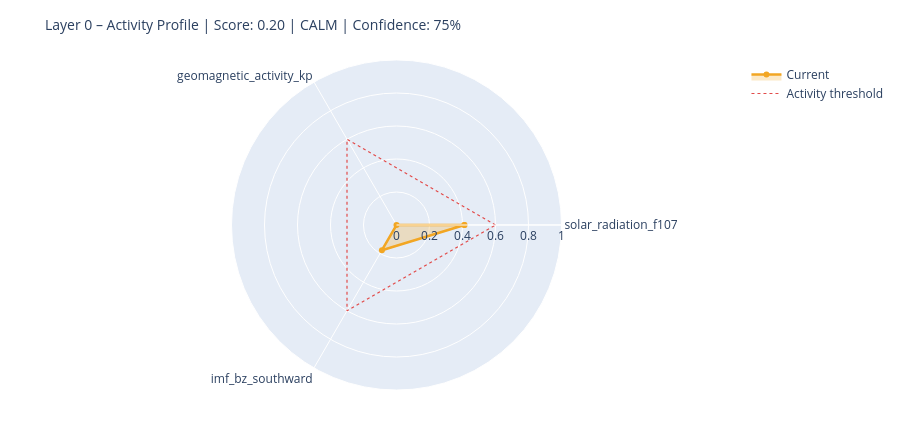

Here is the notebook cell this chart was saved with:
### Markdown cell above
---
## 6. State Assessment & Handoff to Layer 1

### Code cell
# ============================================================
# STEP 1 – Collect raw values with source modes
# Mode: 'primary' | 'fallback_3h' | 'last_valid' | 'missing'
# ============================================================

def safe_last(df, col):
    if df is None or col not in df.columns: return None
    s = df[col].dropna()
    return float(s.iloc[-1]) if not s.empty else None

f107_now = safe_last(df_f107, 'f10.7')
bz_now   = safe_last(df_mag,  'bz_gsm')
kp_now   = safe_last(df_kp,   'kp')
sw_now   = safe_last(df_sw,   'speed')

source_modes = {
    'F10.7':    'primary'  if f107_now is not None else 'missing',
    'Kp':       'primary'  if kp_now   is not None else 'missing',
    'IMF_Bz':   'primary'  if bz_now   is not None else 'missing',
    'SW_speed': 'primary'  if sw_now   is not None else 'missing',
}

# Kp Fallback – 3h endpoint
if kp_now is None:
    try:
        r = requests.get(
            'https://services.swpc.noaa.gov/json/noaa-planetary-k-index.json',
            timeout=10)
        r.raise_for_status()
        fb = pd.DataFrame(r.json())
        tc = next((c for c in fb.columns if 'time' in c.lower()), fb.columns[0])
        kc = next((c for c in fb.columns if 'kp' in c.lower() and c != tc), None)
        if kc:
            fb[kc] = fb[kc].astype(str).str.extract(r'([0-9]+(?:\.[0-9]*)?)')[0]
            fb[kc] = pd.to_numeric(fb[kc], errors='coerce')
            fb = fb[fb[kc] >= 0].dropna(subset=[kc])
            if not fb.empty:
                kp_now = float(fb[kc].iloc[-1])
                source_modes['Kp'] = 'fallback_3h'
                print(f'  Kp fallback (3h): {kp_now:.1f}')
    except Exception as e:
        print(f'  Kp fallback failed: {e}')

# Solar Wind Fallback – last valid value
if sw_now is None and df_sw is not None and 'speed' in df_sw.columns:
    s = df_sw['speed'].dropna()
    if not s.empty:
        sw_now = float(s.iloc[-1])
        source_modes['SW_speed'] = 'last_valid'
        print(f'  SW fallback (last_valid): {sw_now:.0f} km/s')

print()
print('Source modes:', source_modes)

# ============================================================
# STEP 2 – Score from available components only
# ============================================================

def norm(v, lo, hi):
    if v is None: return None
    return max(0.0, min(1.0, (v - lo) / (hi - lo)))

COMPONENTS = {
    'solar_radiation_f107':    (f107_now, norm(f107_now, 60, 250)),
    'geomagnetic_activity_kp': (kp_now,   norm(kp_now,   0,   9)),
    'imf_bz_southward':        (bz_now,   norm(-(bz_now or 0) if bz_now else None, -5, 30)
                                           if bz_now is not None else None),
    'solar_wind_speed':        (sw_now,   norm(sw_now, 300, 800)),
}

available   = {k: v[1] for k, v in COMPONENTS.items() if v[1] is not None}
unavailable = [k for k, v in COMPONENTS.items() if v[1] is None]

layer0_score = round(sum(available.values()) / len(available), 4) if available else None
confidence   = round(len(available) / len(COMPONENTS), 2)

level = ('unknown'  if layer0_score is None
         else 'calm'     if layer0_score < 0.3
         else 'moderate' if layer0_score < 0.6
         else 'active')

# ============================================================
# STEP 3 – Dominant Driver
# ============================================================

def dominant_driver(kp, f107, bz, sw):
    candidates = []
    if kp   is not None and kp   >= 4:   candidates.append(('geomagnetic',    kp / 9))
    if sw   is not None and sw   >= 500:  candidates.append(('solar_wind',     sw / 800))
    if bz   is not None and bz   <= -5:   candidates.append(('imf_southward',  abs(bz) / 30))
    if f107 is not None and f107 >= 150:  candidates.append(('solar_radiation',f107 / 250))
    return max(candidates, key=lambda x: x[1])[0] if candidates else 'none'

driver = dominant_driver(kp_now, f107_now, bz_now, sw_now)

# ============================================================
# STEP 4 – Downstream expectations
# ============================================================

def downstream_expectation(driver, score, kp, bz, f107):
    exp = {
        'magnetosphere':        'calm',
        'ionosphere':           'calm',
        'schumann_resonance':   'unchanged',
        'lithosphere_currents': 'low',
    }
    if driver == 'geomagnetic' or (kp and kp >= 5):
        exp['magnetosphere']        = 'compressed / storm'
        exp['ionosphere']           = 'elevated disturbance (TEC variability)'
        exp['schumann_resonance']   = 'elevated amplitude possible'
        exp['lithosphere_currents'] = 'elevated induction currents'
    elif driver == 'imf_southward' or (bz and bz <= -5):
        exp['magnetosphere']        = 'energy coupling active'
        exp['ionosphere']           = 'elevated electron density possible'
        exp['schumann_resonance']   = 'slight modulation possible'
    elif driver == 'solar_radiation' or (f107 and f107 >= 150):
        exp['ionosphere']           = 'elevated ionization (F-layer)'
        exp['schumann_resonance']   = 'slightly elevated background activity'
    return exp

downstream = downstream_expectation(driver, layer0_score, kp_now, bz_now, f107_now)

# ============================================================
# CONSOLE OUTPUT
# ============================================================

W = 58
print('=' * W)
print('LAYER 0 – STATE ASSESSMENT')
print('=' * W)
for name, (raw_v, score_v) in COMPONENTS.items():
    if score_v is not None:
        bar = '█' * int(score_v * 20) + '░' * (20 - int(score_v * 20))
        print(f'  {name:<35}  {bar}  {score_v:.2f}')
    else:
        print(f'  {name:<35}  {"─" * 20}  n/a')
print('-' * W)
print(f'  Score ({len(available)}/{len(COMPONENTS)} components):  {layer0_score:.3f}')
print(f'  Confidence:         {confidence:.0%}')
print(f'  Level:              {level.upper()}')
print(f'  Dominant Driver:    {driver}')

# Radar chart
cats = list(available.keys())
vals = list(available.values())
if len(cats) >= 3:
    fig = go.Figure()
    fig.add_trace(go.Scatterpolar(
        r=vals + [vals[0]], theta=cats + [cats[0]],
        fill='toself', fillcolor='rgba(242,166,35,0.25)',
        line=dict(color='#F2A623', width=2.5), name='Current'
    ))
    fig.add_trace(go.Scatterpolar(
        r=[0.6] * (len(cats) + 1), theta=cats + [cats[0]],
        line=dict(color='#E24B4A', dash='dot', width=1.2),
        mode='lines', name='Activity threshold'
    ))
    fig.update_layout(
        title=dict(text=f'Layer 0 – Activity Profile | Score: {layer0_score:.2f} | {level.upper()} | Confidence: {confidence:.0%}',
                   font=dict(size=14)),
        polar=dict(radialaxis=dict(visible=True, range=[0, 1])),
        height=430, showlegend=True,
        margin=dict(l=60, r=60, t=60, b=40)
    )
    fig.show()

### Figure 1 — Plotly figure (JSON) as saved in the notebook; plotly's stock layout.template omitted (floating-point values rounded to 4 significant figures)
{"data": [{"fill": "toself", "fillcolor": "rgba(242,166,35,0.25)", "line": {"color": "#F2A623", "width": 2.5}, "name": "Current", "r": [0.4116, 0.0, 0.1766, 0.4116], "theta": ["solar_radiation_f107", "geomagnetic_activity_kp", "imf_bz_southward", "solar_radiation_f107"], "type": "scatterpolar"}, {"line": {"color": "#E24B4A", "dash": "dot", "width": 1.2}, "mode": "lines", "name": "Activity threshold", "r": [0.6, 0.6, 0.6, 0.6], "theta": ["solar_radiation_f107", "geomagnetic_activity_kp", "imf_bz_southward", "solar_radiation_f107"], "type": "scatterpolar"}], "layout": {"height": 430, "margin": {"b": 40, "l": 60, "r": 60, "t": 60}, "polar": {"radialaxis": {"range": [0, 1], "visible": true}}, "showlegend": true, "title": {"font": {"size": 14}, "text": "Layer 0 – Activity Profile | Score: 0.20 | CALM | Confidence: 75%"}}}
